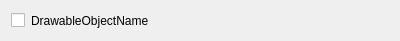
<?xml version="1.0" encoding="UTF-8"?>
<ui version="4.0">
 <class>vcl::qt::DrawableObjectFrame</class>
 <widget class="QFrame" name="vcl::qt::DrawableObjectFrame">
  <property name="geometry">
   <rect>
    <x>0</x>
    <y>0</y>
    <width>400</width>
    <height>41</height>
   </rect>
  </property>
  <property name="windowTitle">
   <string>Frame</string>
  </property>
  <layout class="QHBoxLayout" name="horizontalLayout">
   <item>
    <widget class="QCheckBox" name="visibilityCheckBox">
     <property name="text">
      <string/>
     </property>
    </widget>
   </item>
   <item>
    <widget class="QLabel" name="objNameLabel">
     <property name="sizePolicy">
      <sizepolicy hsizetype="MinimumExpanding" vsizetype="Preferred">
       <horstretch>0</horstretch>
       <verstretch>0</verstretch>
      </sizepolicy>
     </property>
     <property name="text">
      <string>DrawableObjectName</string>
     </property>
    </widget>
   </item>
  </layout>
 </widget>
 <resources/>
 <connections/>
</ui>
